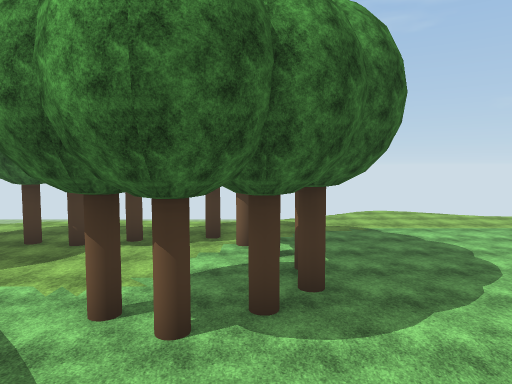
View 1 (above)

17 first-person views from a walk through a 3-D level made in the Unity game engine. The camera is 1.2 m above the floor, tilts 4° down and sees 70° across. The floor is counted in squares, 2 m on a side. Each view is taken from the middle of a square. On the plan, view 1 faces up. The plan holds only what a view shows up to about 10 squares ahead; the rest is blank. The place goes on beyond the plan. Some trees and plants on the terrain are drawn as simple stand-ins. The player character is not drawn. Surface patterns are stand-ins for the level's own textures.

View 2
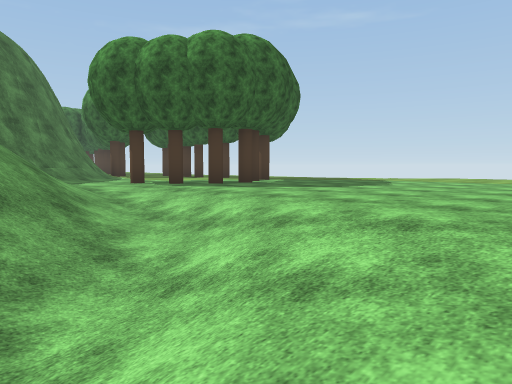

View 3
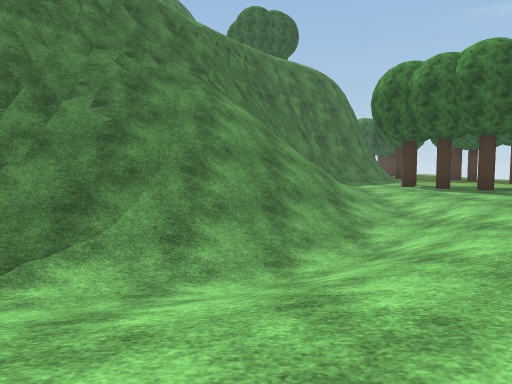

View 4
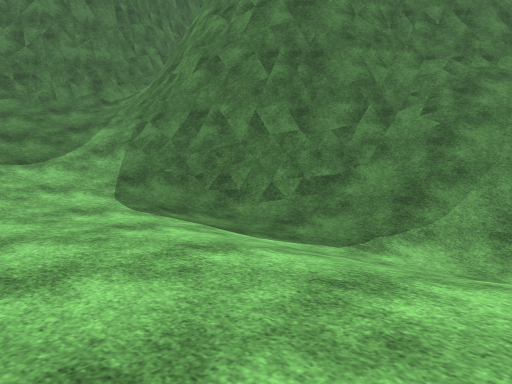

View 5
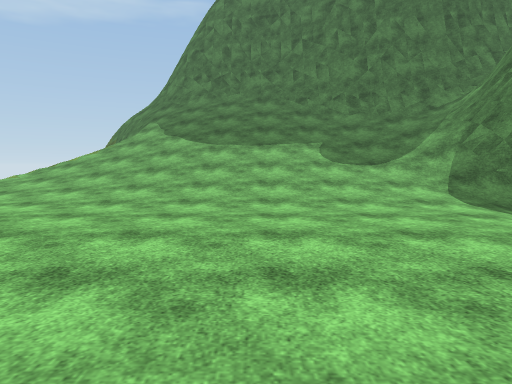

View 6
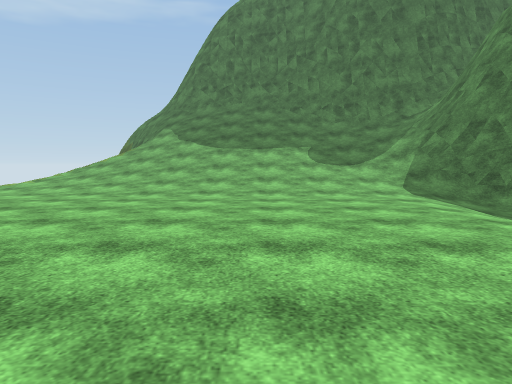

View 7
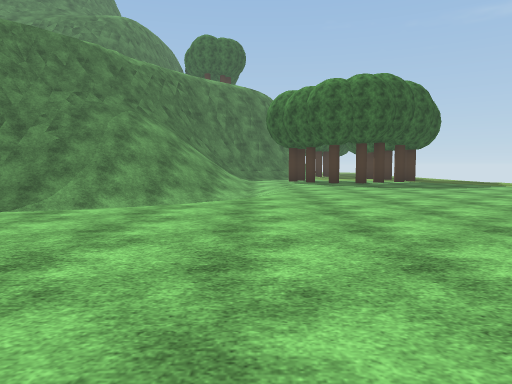

View 8
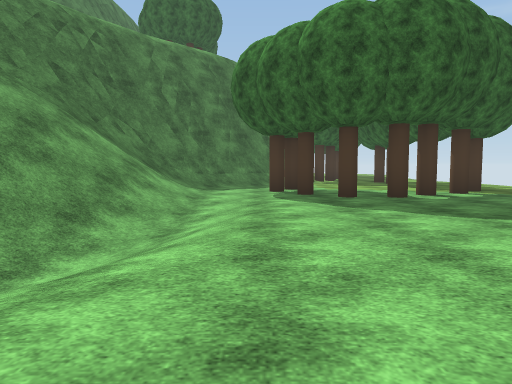

View 9
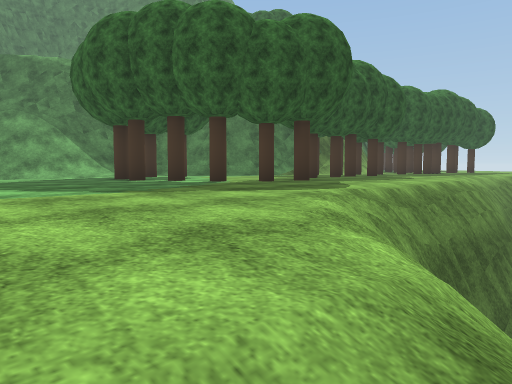

View 10
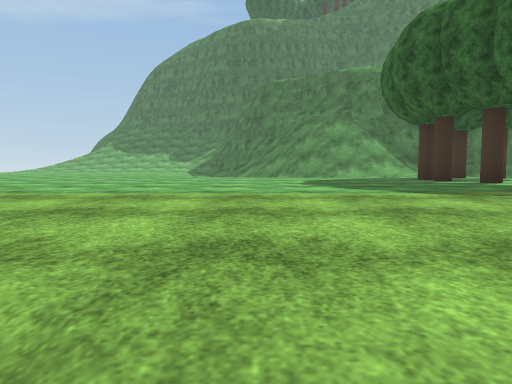

View 11
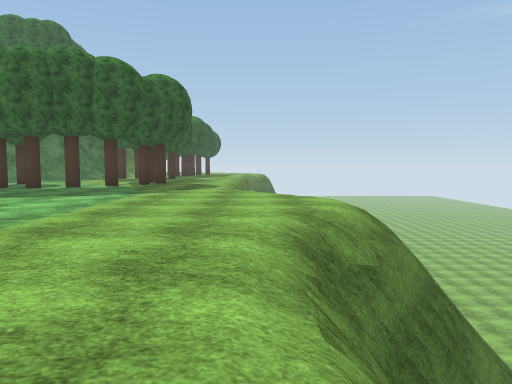

View 12
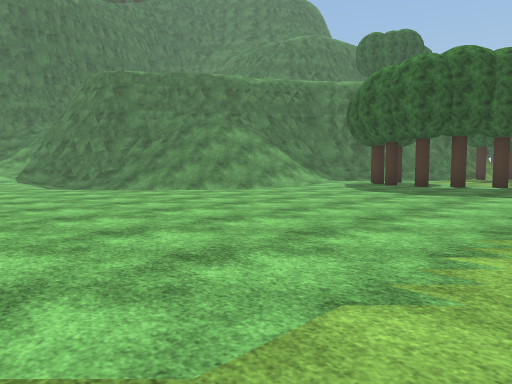

View 13
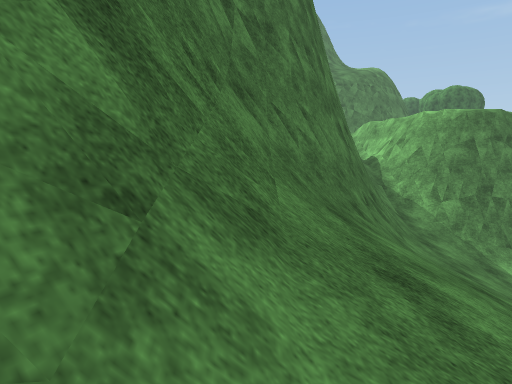

View 14
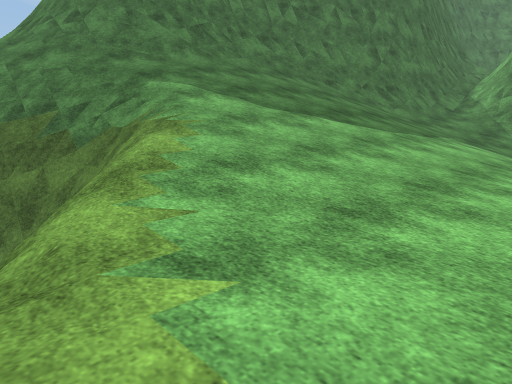

View 15
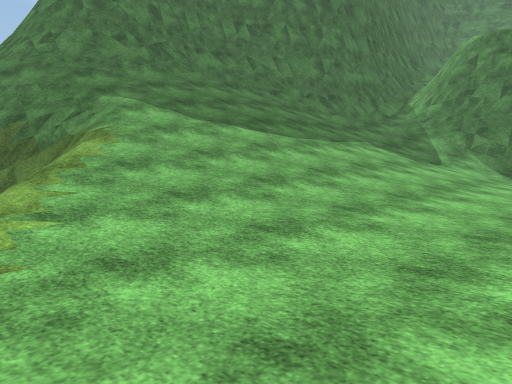

View 16
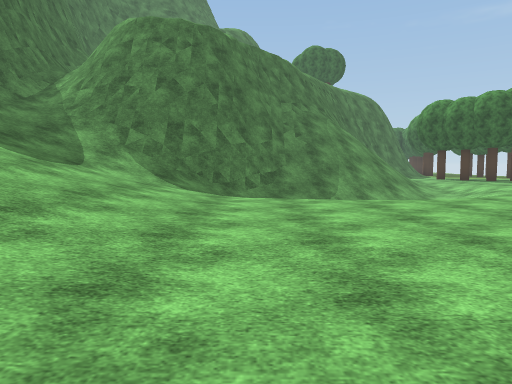

View 17
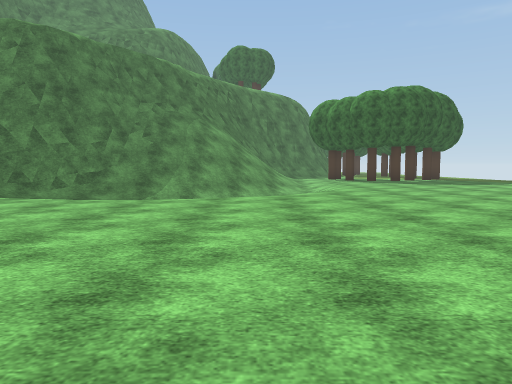

### Floor plan
Key: @ floor where view 1 was taken; # wall or solid block; . floor; / step, stairs or slope; = window, fence, low wall or low ledge; v drop or lower ground; T tree.
Columns run from 3 left of view 1 to 19 right of it. Each row starts with its distance up from view 1.
 16         ##
 15
 14       v//vv
 13      v/..//vv
 12 vvvv//.....///.
 11 ////..........
 10 ................
  9 .T..............
  8 T.TT............
  7 ...T............
  6 ....T..........
  5 ....T..........
  4 .TTT............
  3  ....//..........
  2 #/..//////........
  1 ##/////////........
  0  ##@////////........
 -1   ##////////.......
 -2    ##////////......
 -3     ##///////.......
 -4      ###=////.......
 -5       ####///..........
 -6          ##////////....
 -7          ##///////////.
 -8          ##////////////
 -9         ###///////////v
-10         #=////////////v
-11         ##///////////
-12          ####///////v
-13             ###/////v
-14              ####///vv
-15                 ###/vv
-16                   ##

Where each view was taken, in squares from view 1:
view 1: 0 up, 0 right, facing up
view 2: 1 down, 8 right, facing up-left
view 3: 1 down, 10 right, facing left
view 4: 1 down, 11 right, facing down-left
view 5: 0 up, 12 right, facing down
view 6: 2 up, 12 right, facing down
view 7: 2 up, 14 right, facing left
view 8: 3 up, 8 right, facing left
view 9: 14 up, 5 right, facing down-left
view 10: 14 up, 5 right, facing down
view 11: 12 up, 11 right, facing left
view 12: 10 up, 12 right, facing down-left
view 13: 14 down, 15 right, facing left
view 14: 7 down, 19 right, facing down-left
view 15: 5 down, 19 right, facing down-left
view 16: 5 down, 16 right, facing left
view 17: 0 up, 16 right, facing left
